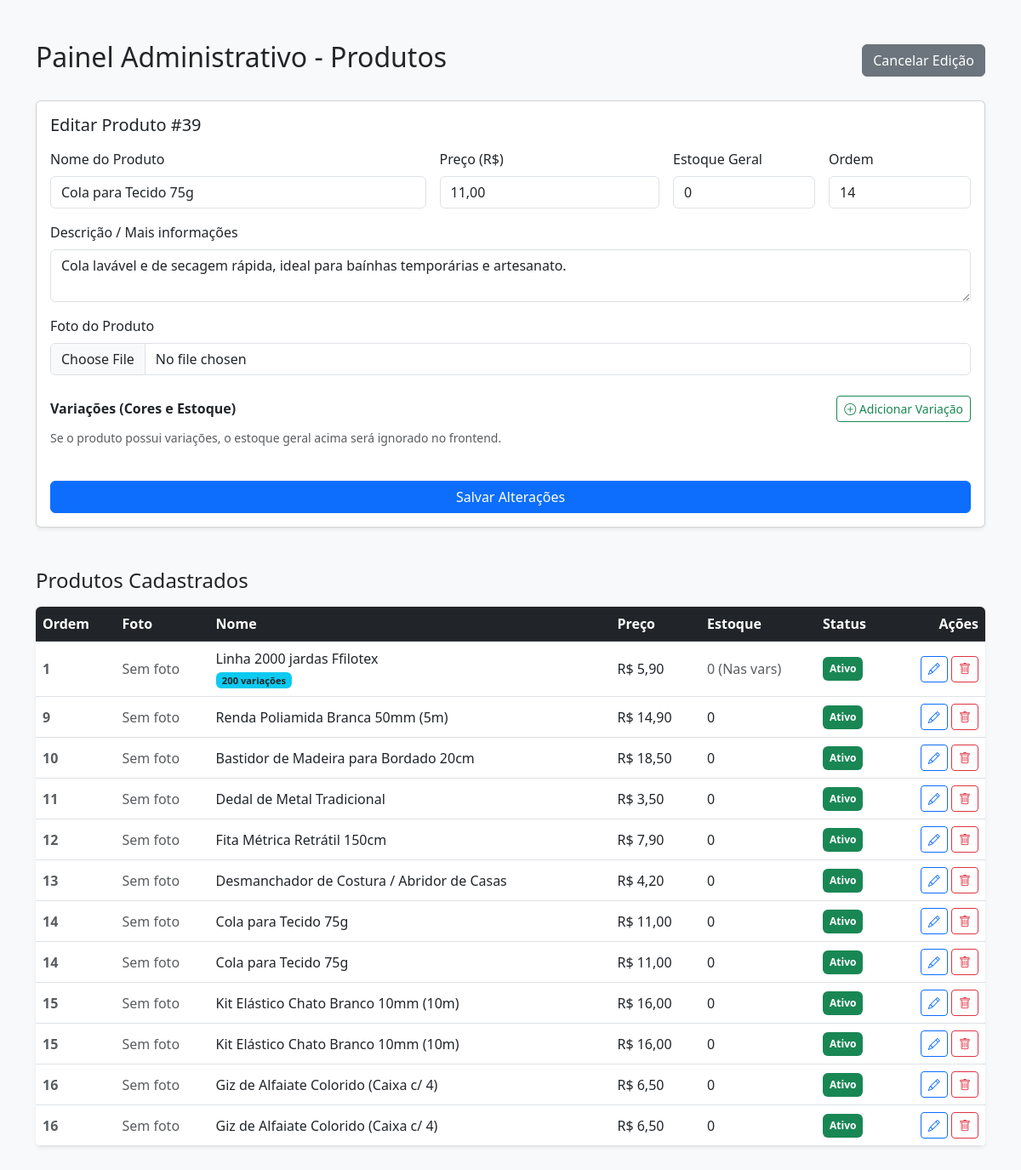
The app's page /admin.php?editar=39 (signed in) with its own data.
### tables this page shows
CREATE TABLE `produtos` (
  `id` int(11) NOT NULL,
  `nome` varchar(255) NOT NULL,
  `preco` decimal(10,2) NOT NULL,
  `descricao` text DEFAULT NULL,
  `imagem` varchar(255) DEFAULT NULL,
  `categoria_id` int(11) DEFAULT NULL,
  `ativo` tinyint(1) DEFAULT 1,
  `ordem` int(11) DEFAULT 0,
  `estoque` int(11) NOT NULL DEFAULT 0
);

### admin.php (the view, shortened to what this page needs)
<?php
include "config/conexao.php";
$prod_edit = null;
if (isset($_GET['editar'])) {
    $id = (int)$_GET['editar'];
    $res = $conn->query("SELECT * FROM produtos WHERE id = $id");
    if ($res->num_rows > 0) {
        $prod_edit = $res->fetch_assoc();
    }
}
?>
<!DOCTYPE html>
<html lang="pt-BR">
<head>
    <link href="https://cdn.jsdelivr.net/npm/bootstrap@5.3.0/dist/css/bootstrap.min.css" rel="stylesheet">
    <link rel="stylesheet" href="https://cdn.jsdelivr.net/npm/bootstrap-icons@1.11.3/font/bootstrap-icons.min.css">
</head>
<body class="bg-light">
<div class="container py-5">
    <div class="d-flex justify-content-between align-items-center mb-4">
        <h2>Painel Administrativo - Produtos</h2>
        <?php if ($prod_edit): ?>
            <a href="admin.php" class="btn btn-secondary">Cancelar Edição</a>
        <?php endif; ?>
    </div>
    <div class="card shadow-sm mb-5">
        <div class="card-body">
            <h5 class="card-title mb-3"><?= $prod_edit ? 'Editar Produto #'.$prod_edit['id'] : 'Novo Cadastro' ?></h5>
            <form action="admin.php" method="POST" enctype="multipart/form-data">
                <div class="row g-3">
                    <div class="col-md-5">
                        <label class="form-label">Nome do Produto</label>
                        <input type="text" name="nome" class="form-control" value="<?= $prod_edit ? htmlspecialchars($prod_edit['nome']) : '' ?>" required>
                    </div>
                    <div class="col-md-3">
                        <label class="form-label">Preço (R$)</label>
                        <input type="text" name="preco" class="form-control" placeholder="Ex: 21,50" value="<?= $prod_edit ? number_format($prod_edit['preco'], 2, ',', '') : '' ?>" required>
                    </div>
                    <div class="col-md-2">
                        <label class="form-label">Estoque Geral</label>
                        <input type="number" name="estoque" class="form-control" value="<?= $prod_edit ? (int)$prod_edit['estoque'] : '0' ?>" min="0" title="Para produtos sem variação">
                    </div>
                    <div class="col-md-2">
                        <label class="form-label">Ordem</label>
                        <input type="number" name="ordem" class="form-control" value="<?= $prod_edit ? (int)$prod_edit['ordem'] : '0' ?>">
                    </div>
                    <div class="col-12">
                        <label class="form-label">Descrição / Mais informações</label>
                        <textarea name="descricao" class="form-control" rows="2"><?= $prod_edit ? htmlspecialchars($prod_edit['descricao']) : '' ?></textarea>
                    </div>
                    <div class="col-md-12">
                        <label class="form-label">Foto do Produto <?= $prod_edit && $prod_edit['imagem'] ? '(Deixe em branco para manter a atual)' : '' ?></label>
                        <input type="file" name="imagem" class="form-control" accept="image/*">
                    </div>
                    <div class="col-12 mt-4">
                        <div class="d-flex justify-content-between align-items-center mb-2">
                            <h6 class="mb-0 fw-bold">Variações (Cores e Estoque)</h6>
                            <button type="button" class="btn btn-sm btn-outline-success" id="add-variation">
                                <i class="bi bi-plus-circle"></i> Adicionar Variação
                            </button>
                        </div>
                        <small class="text-muted d-block mb-3">Se o produto possui variações, o estoque geral acima será ignorado no frontend.</small>
                    </div>
                    <div class="col-md-12 mt-4">
                        <?php if ($prod_edit): ?>
                            <button type="submit" name="atualizar" class="btn btn-primary w-100">Salvar Alterações</button>
                        <?php else: ?>
                            <button type="submit" name="cadastrar" class="btn btn-success w-100">Cadastrar Produto</button>
                        <?php endif; ?>
                    </div>
                </div>
            </form>
        </div>
    </div>
    <h4 class="mb-3">Produtos Cadastrados</h4>
    <div class="table-responsive bg-white shadow-sm rounded">
        <table class="table table-hover align-middle mb-0">
            <thead class="table-dark">
                <tr>
                    <th>Ordem</th>
                    <th>Foto</th>
                    <th>Nome</th>
                    <th>Preço</th>
                    <th>Estoque</th>
                    <th>Status</th>
                    <th class="text-end">Ações</th>
                </tr>
            </thead>
            <tbody>
                <?php
                $resultado = $conn->query("SELECT * FROM produtos ORDER BY ordem ASC, id DESC");
                while ($prod = $resultado->fetch_assoc()):
                    $q_vars = $conn->query("SELECT COUNT(*) as qtd, SUM(estoque) as total_est FROM produto_variacoes WHERE produto_id = " . $prod['id'])->fetch_assoc();
                    $has_vars = $q_vars['qtd'] > 0;
                ?>
                <tr>
                    <td class="fw-bold text-muted"><?= isset($prod['ordem']) ? $prod['ordem'] : '0' ?></td>
                    <td>
                        <?php if ($prod['imagem']): ?>
                            <img src="<?= $prod['imagem'] ?>" alt="Foto" width="50" height="50" style="object-fit:cover; border-radius: 5px;">
                        <?php else: ?>
                            <span class="text-muted">Sem foto</span>
                        <?php endif; ?>
                    </td>
                    <td>
                        <?= htmlspecialchars($prod['nome']) ?>
                        <?php if($has_vars): ?>
                            <br><span class="badge bg-info text-dark" style="font-size: 0.7rem;"><?= $q_vars['qtd'] ?> variações</span>
                        <?php endif; ?>
                    </td>
                    <td>R$ <?= number_format($prod['preco'], 2, ',', '.') ?></td>
                    <td>
                        <?php if($has_vars): ?>
                            <span class="text-muted"><?= $q_vars['total_est'] ?> (Nas vars)</span>
                        <?php else: ?>
                            <?= $prod['estoque'] ?>
                        <?php endif; ?>
                    </td>
                    <td>
                        <a href="admin.php?status_id=<?= $prod['id'] ?>" class="text-decoration-none">
                            <span class="badge bg-<?= isset($prod['ativo']) && $prod['ativo'] ? 'success' : 'secondary' ?> cursor-pointer p-2">
                                <?= isset($prod['ativo']) && $prod['ativo'] ? 'Ativo' : 'Inativo' ?>
                            </span>
                        </a>
                    </td>
                    <td class="text-end">
                        <a href="admin.php?editar=<?= $prod['id'] ?>" class="btn btn-sm btn-outline-primary" title="Editar">
                            <i class="bi bi-pencil"></i>
                        </a>
                        <a href="admin.php?excluir=<?= $prod['id'] ?>" class="btn btn-sm btn-outline-danger" title="Excluir" onclick="return confirm('Tem certeza que deseja excluir este produto?');">
                            <i class="bi bi-trash"></i>
                        </a>
                    </td>
                </tr>
                <?php endwhile; ?>
            </tbody>
        </table>
    </div>
</div>
</body>
</html>

### admin.php (style rules this page uses)
.cursor-pointer { cursor: pointer; }

### records on screen
produtos: id "39", nome "Cola para Tecido 75g", preco "11,00", estoque "0", ordem "14", descricao "Cola lavável e de secagem rápida, ideal para baínhas temporárias e artesanato.", imagem "Sem foto", ativo "Ativo"
produtos: ordem "1", imagem "Sem foto", nome "Linha 2000 jardas Ffilotex", qtd "200", preco "5,90", total_est "0", ativo "Ativo"
produtos: ordem "9", imagem "Sem foto", nome "Renda Poliamida Branca 50mm (5m)", preco "14,90", estoque "0", ativo "Ativo"
produtos: ordem "10", imagem "Sem foto", nome "Bastidor de Madeira para Bordado 20cm", preco "18,50", estoque "0", ativo "Ativo"
produtos: ordem "11", imagem "Sem foto", nome "Dedal de Metal Tradicional", preco "3,50", estoque "0", ativo "Ativo"
produtos: ordem "12", imagem "Sem foto", nome "Fita Métrica Retrátil 150cm", preco "7,90", estoque "0", ativo "Ativo"
produtos: ordem "13", imagem "Sem foto", nome "Desmanchador de Costura / Abridor de Casas", preco "4,20", estoque "0", ativo "Ativo"
produtos: ordem "14", imagem "Sem foto", nome "Cola para Tecido 75g", preco "11,00", estoque "0", ativo "Ativo"
produtos: ordem "15", imagem "Sem foto", nome "Kit Elástico Chato Branco 10mm (10m)", preco "16,00", estoque "0", ativo "Ativo"
produtos: ordem "15", imagem "Sem foto", nome "Kit Elástico Chato Branco 10mm (10m)", preco "16,00", estoque "0", ativo "Ativo"
produtos: ordem "16", imagem "Sem foto", nome "Giz de Alfaiate Colorido (Caixa c/ 4)", preco "6,50", estoque "0", ativo "Ativo"
produtos: ordem "16", imagem "Sem foto", nome "Giz de Alfaiate Colorido (Caixa c/ 4)", preco "6,50", estoque "0", ativo "Ativo"
